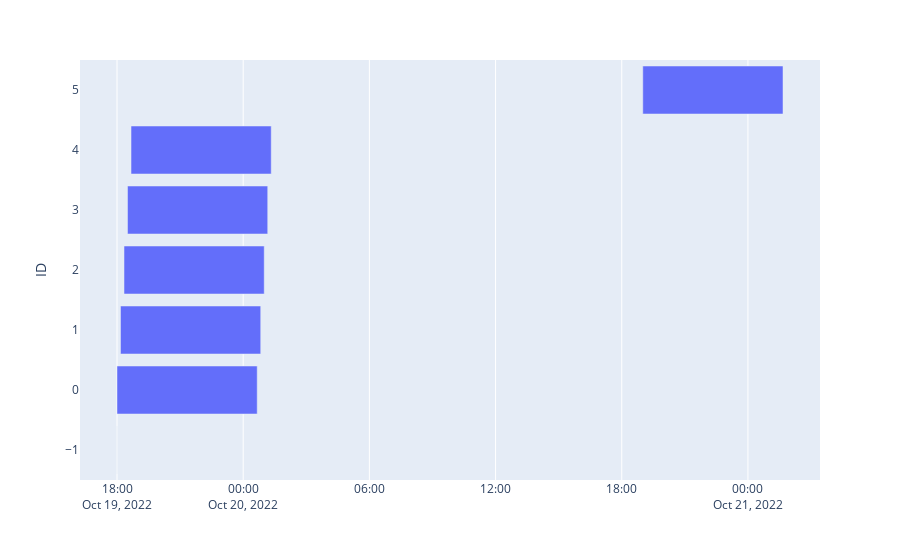
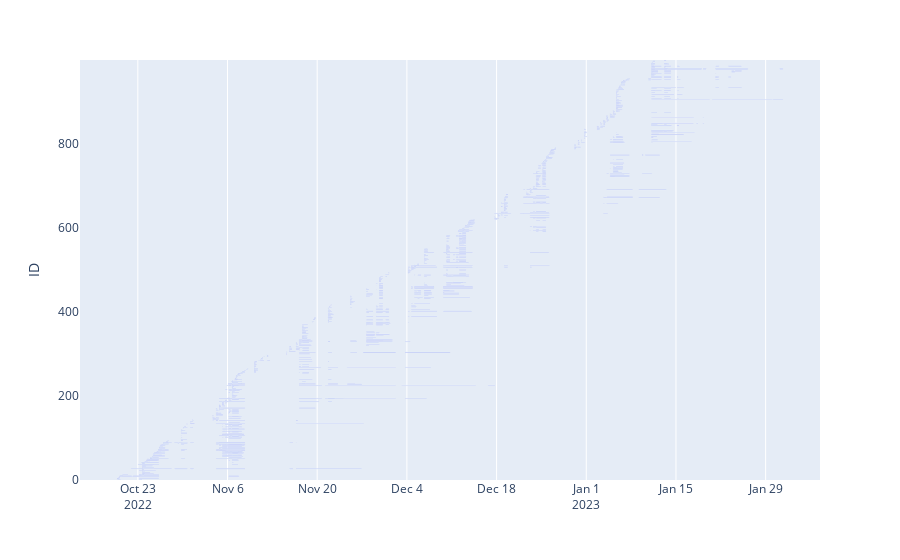

Notebook code for these charts, in order:
### Markdown cell above
## Plotting the scheduled jobs

![image.png](attachment:image.png)

### Code cell
import plotly.express as px
from datetime import datetime
from carbon import get_carbon_model, CarbonModel
import plotly.graph_objects as go
from plotly.subplots import make_subplots

traces = ["test-trace", "pai_1k"]

scheduling_policies = [ 
    # ("carbon", "lowest"),
    # ("carbon", "waiting"),
    # ("carbon", "cst_average"),
    # ("suspend-resume-threshold", "oracle"),
    ("suspend-resume", "oracle")
]


carbon_trace = get_carbon_model("AU-SA", 7000)
start_date_in_carbon_trace_as_timestamp = datetime.fromisoformat(carbon_trace.df.iloc[0]["datetime"]).timestamp()

def time_to_dates(minute) -> str:
    adjusted_timestamp = minute * 60 + start_date_in_carbon_trace_as_timestamp
    return datetime.fromtimestamp(adjusted_timestamp)

# carbon_trace.df["date"] = carbon_trace.df["datetime"].apply(time_to_dates)


for trace in traces:
    
    for policy in scheduling_policies:
        df = load_task_details("simulation", trace, policy[0], 7000, policy[1], "AU-SA", 0, "6x24").sort_values(by=["start_time", "length"])

        df["start_time_date"] = df["start_time"].apply(time_to_dates)
        df["exit_time_date"] = df["exit_time"].apply(time_to_dates)

        min_date_in_trace = time_to_dates(df["start_time"].min())
        max_date_in_trace = time_to_dates(df["exit_time"].max())

        print(min_date_in_trace)
        print(max_date_in_trace)

        fig = px.timeline(df, x_start="start_time_date", x_end="exit_time_date", y="ID")
        fig.show()

### Figure 1 — Plotly figure (JSON) as saved in the notebook; plotly's stock layout.template omitted (floating-point values rounded to 4 significant figures)
{"data": [{"alignmentgroup": "True", "base": ["2022-10-19T18:00:00", "2022-10-19T18:00:00", "2022-10-19T18:10:00", "2022-10-19T18:20:00", "2022-10-19T18:30:00", "2022-10-19T18:40:00", "2022-10-20T19:00:00"], "hovertemplate": "start_time_date=%{base}<br>exit_time_date=%{x}<br>ID=%{y}<extra></extra>", "legendgroup": "", "marker": {"color": "#636efa", "pattern": {"shape": ""}}, "name": "", "offsetgroup": "", "orientation": "h", "showlegend": false, "textposition": "auto", "type": "bar", "x": [0, 24000000, 24000000, 24000000, 24000000, 24000000, 24000000], "xaxis": "x", "y": [-1, 0, 1, 2, 3, 4, 5], "yaxis": "y"}], "layout": {"barmode": "overlay", "legend": {"tracegroupgap": 0}, "margin": {"t": 60}, "xaxis": {"anchor": "y", "domain": [0, 1], "type": "date"}, "yaxis": {"anchor": "x", "domain": [0, 1], "title": {"text": "ID"}}}}

### Figure 2 — Plotly figure (JSON) as saved in the notebook; plotly's stock layout.template omitted (floating-point values rounded to 4 significant figures; data arrays with more than 128 entries replaced by an {"elided": "..."} marker saying what was removed)
{"data": [{"alignmentgroup": "True", "base": {"elided": "1605 str values"}, "hovertemplate": "start_time_date=%{base}<br>exit_time_date=%{x}<br>ID=%{y}<extra></extra>", "legendgroup": "", "marker": {"color": "#636efa", "pattern": {"shape": ""}}, "name": "", "offsetgroup": "", "orientation": "h", "showlegend": false, "textposition": "auto", "type": "bar", "x": {"elided": "1605 int values"}, "xaxis": "x", "y": {"elided": "1605 int values"}, "yaxis": "y"}], "layout": {"barmode": "overlay", "legend": {"tracegroupgap": 0}, "margin": {"t": 60}, "xaxis": {"anchor": "y", "domain": [0, 1], "type": "date"}, "yaxis": {"anchor": "x", "domain": [0, 1], "title": {"text": "ID"}}}}
